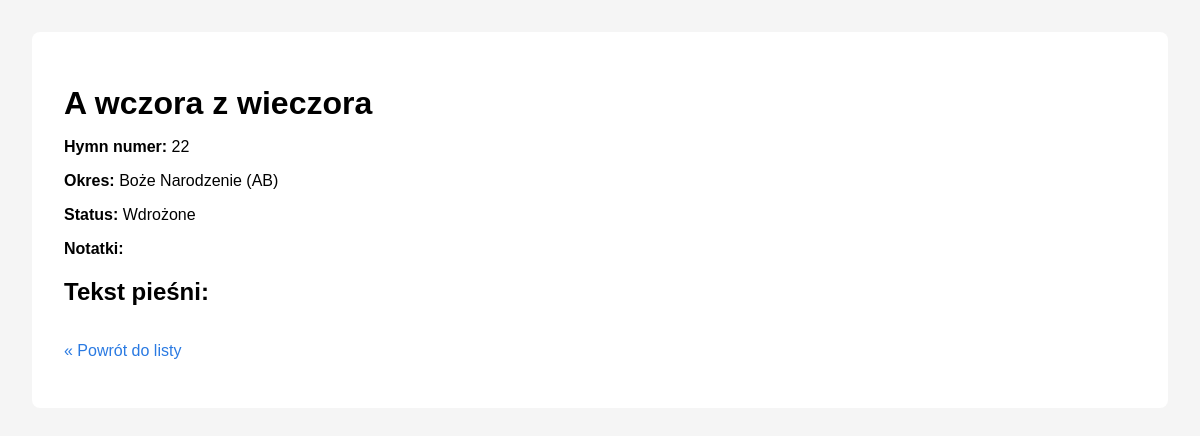
The page /show_song.php?id=1 on the database its author committed.
### tables this page shows
CREATE TABLE `piesni` (
  `id` int(11) NOT NULL,
  `title` varchar(255) NOT NULL,
  `hymn_number` varchar(50) DEFAULT NULL,
  `pdf` varchar(255) DEFAULT NULL,
  `audio` varchar(255) DEFAULT NULL,
  `tytul` varchar(255) DEFAULT NULL,
  `okres` varchar(100) DEFAULT NULL,
  `status` varchar(50) DEFAULT NULL,
  `notatki` text DEFAULT NULL,
  `link_audio` varchar(255) DEFAULT NULL,
  `tekst` text DEFAULT NULL
);

### show_song.php (the view, shortened to what this page needs)
<?php
$conn = new mysqli('localhost', 'root', '', 'schola');
$id = (int)($_GET['id'] ?? 0);
$stmt = $conn->prepare("SELECT * FROM piesni WHERE id = ?");
$stmt->bind_param("i", $id);
$stmt->execute();
$result = $stmt->get_result();
$song = $result->fetch_assoc();
?>
<!DOCTYPE html>
<html lang="pl">
<head>
</head>
<body>
    <div class="container">
        <h1><?= htmlspecialchars($song['tytul']) ?></h1>
        <p><strong>Hymn numer:</strong> <?= htmlspecialchars($song['hymn_number']) ?></p>
        <p><strong>Okres:</strong> <?= htmlspecialchars($song['okres']) ?></p>
        <p><strong>Status:</strong> <?= htmlspecialchars($song['status']) ?></p>
        <p><strong>Notatki:</strong> <?= nl2br(htmlspecialchars($song['notes'])) ?></p>
        <h2>Tekst pieśni:</h2>
        <p><a href="list_songs.php">« Powrót do listy</a></p>
    </div>
</body>
</html>

### show_song.php (style rules this page uses)
body { font-family: Arial, sans-serif; margin: 2rem; background: #f5f5f5; }
.container { background: #fff; padding: 2rem; border-radius: 8px; }
h1 { margin-bottom: 0.5rem; }
a { display: inline-block; margin-top: 1rem; color: #2a7ae2; text-decoration: none; }

### rows shown on the page
piesni: tytul "A wczora z wieczora", hymn_number "22", okres "Boże Narodzenie (AB)", status "Wdrożone"
